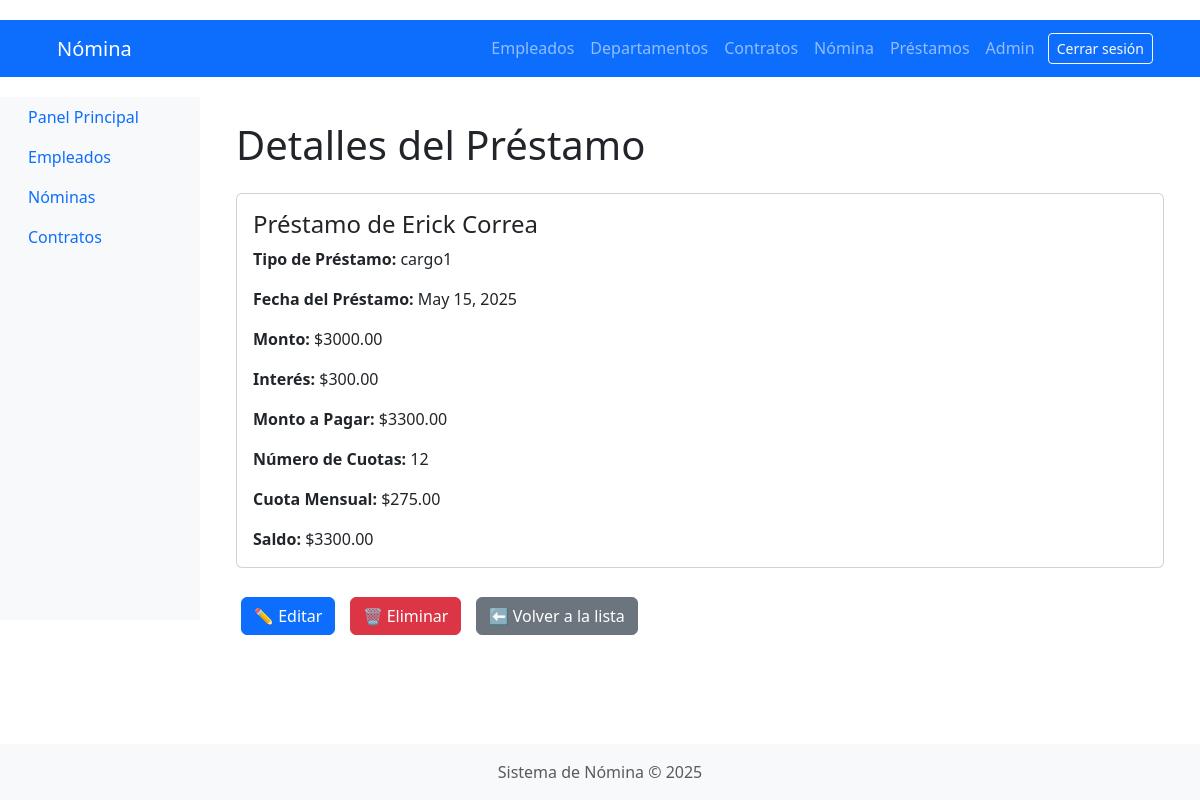
/loans/detalle/3/ (signed in), run on the app's committed database.
### loans/models.py (models this page shows, shortened)
class Prestamo(models.Model):
    empleado = models.ForeignKey(Empleado, on_delete=models.CASCADE)
    tipo_prestamo = models.ForeignKey(TipoPrestamo, on_delete=models.CASCADE)
    fecha_prestamo = models.DateField()
    monto = models.DecimalField(max_digits=10, decimal_places=2)
    interes = models.DecimalField(max_digits=10, decimal_places=2, editable=False)
    monto_pagar = models.DecimalField(max_digits=10, decimal_places=2, editable=False)
    numero_cuotas = models.PositiveIntegerField(default=1)
    cuota_mensual = models.DecimalField(max_digits=10, decimal_places=2, editable=False)
    saldo = models.DecimalField(max_digits=10, decimal_places=2, editable=False)

class TipoPrestamo(models.Model):
    descripcion = models.CharField(max_length=100)
    tasa = models.IntegerField(default=0)

### employees/models.py (models this page shows, shortened)
class Empleado(models.Model):
    SEXO_CHOICES = [
        ('M', 'Masculino'),
        ('F', 'Femenino'),
    ]
    cedula = models.CharField(max_length=10, unique=True, null=True)
    nombre = models.CharField(max_length=100)
    apellido = models.CharField(max_length=100)
    sexo = models.CharField(max_length=1, choices=SEXO_CHOICES, default='M')  # Campo agregado
    cargo = models.ForeignKey(Cargo, on_delete=models.CASCADE)
    departamento = models.ForeignKey(Departamento, on_delete=models.CASCADE)
    tipo_contrato = models.ForeignKey(TipoContrato, on_delete=models.CASCADE)
    fecha_ingreso = models.DateField()
    salario = models.DecimalField(max_digits=10, decimal_places=2)

### loans/views.py (the view)
# urls.py: path('detalle/<int:pk>/', views.detalle_prestamo, name='detalle_prestamo'),
@login_required
def detalle_prestamo(request, pk):
    prestamo = get_object_or_404(Prestamo, pk=pk)
    return render(request, 'loans/prestamo_detail.html', {'prestamo': prestamo})

### templates/loans/prestamo_detail.html (shortened to what this page needs)
{% extends 'base.html' %}
{% block content %}
<div class="container mt-4">
    <h1 class="mb-4">Detalles del Préstamo</h1>
    <div class="card">
        <div class="card-body">
            <h4 class="card-title">Préstamo de {{ prestamo.empleado.nombre }} {{ prestamo.empleado.apellido }}</h4>
            <p class="card-text"><strong>Tipo de Préstamo:</strong> {{ prestamo.tipo_prestamo.descripcion }}</p>
            <p class="card-text"><strong>Fecha del Préstamo:</strong> {{ prestamo.fecha_prestamo }}</p>
            <p class="card-text"><strong>Monto:</strong> ${{ prestamo.monto|floatformat:2 }}</p>
            <p class="card-text"><strong>Interés:</strong> ${{ prestamo.interes|floatformat:2 }}</p>
            <p class="card-text"><strong>Monto a Pagar:</strong> ${{ prestamo.monto_pagar|floatformat:2 }}</p>
            <p class="card-text"><strong>Número de Cuotas:</strong> {{ prestamo.numero_cuotas }}</p>
            <p class="card-text"><strong>Cuota Mensual:</strong> ${{ prestamo.cuota_mensual|floatformat:2 }}</p>
            <p class="card-text"><strong>Saldo:</strong> ${{ prestamo.saldo|floatformat:2 }}</p>
        </div>
    </div>
    <div class="mt-4">
        <a href="{% url 'actualizar_prestamo' prestamo.id %}" class="btn btn-primary">✏️ Editar</a>
        <a href="{% url 'eliminar_prestamo' prestamo.id %}" class="btn btn-danger" onclick="return confirm('¿Estás seguro de que deseas eliminar este préstamo?');">🗑️ Eliminar</a>
        <a href="{% url 'listar_prestamos' %}" class="btn btn-secondary">⬅️ Volver a la lista</a>
    </div>
</div>
{% endblock %}

### static/css/styles.css (style rules this page uses)
body { font-family: 'Arial', sans-serif; margin: 0; padding: 0; background-color: #f4f4f4; }
.container { width: 80%; margin: auto; overflow: hidden; }
h1, h2, h3 { color: #35424a; }
.btn { display: inline-block; padding: 10px 15px; margin: 5px; border: none; border-radius: 5px; cursor: pointer; }
.btn-primary { background: #35424a; color: #ffffff; }
.btn-danger { background: #e8491d; color: #ffffff; }

### data on the page
Prestamo: empleado.nombre "Erick", empleado.apellido "Correa", tipo_prestamo.descripcion "cargo1", fecha_prestamo "May 15, 2025", monto "3000.00", interes "300.00", monto_pagar "3300.00", numero_cuotas "12", cuota_mensual "275.00", saldo "3300.00"

### other printed values
{{ year|default:2025 }} "2025"
